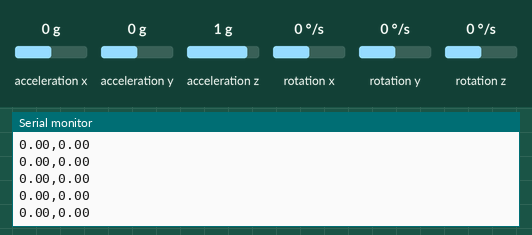
Simulated run of this sketch. Board: Arduino Uno, built with avr-gcc and run on an emulated ATmega328P. On the bench: the last lines printed to the serial monitor. The inputs (shaded band) are chosen by the test bench; at power-on: acceleration x 0 g, acceleration y 0 g, acceleration z 1 g, rotation x 0 °/s, rotation y 0 °/s, rotation z 0 °/s.

Above: at 1.2 s.
1.3 s: acceleration x set to -1.4 g
At 1.34 s:
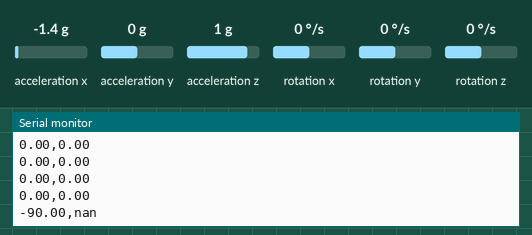
3.2 s: acceleration y set to -1.4 g
At 3.23 s:
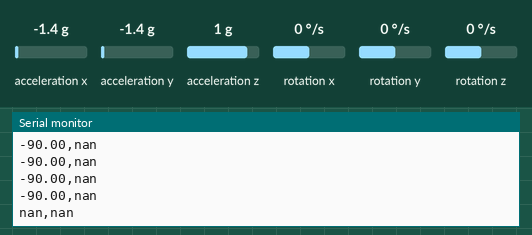
5.1 s: acceleration x set to -0.8 g
At 5.16 s:
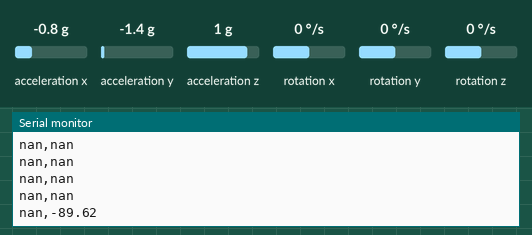
7.0 s: acceleration z set to -1.4 g
At 7.01 s:
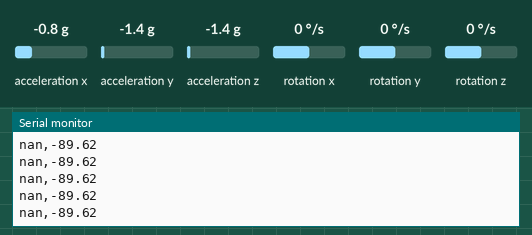

Measured:
- after the input at 1.3 s, the serial monitor: prints a new line at once (image 1)
- after the input at 3.2 s, the serial monitor: prints a new line at once (image 2)
- after the input at 5.1 s, the serial monitor: prints a new line after 0.05 s (image 3)

The sketch:

pitch_roll.ino
```cpp
#include <Wire.h>
#include <MPU6050.h>

MPU6050 mpu;

void setup() {
  Serial.begin(115200);
  Wire.begin();
  mpu.initialize();
}

void loop() {
  int16_t ax, ay, az;
  mpu.getAcceleration(&ax, &ay, &az);
  float pitch = atan2(ax, sqrt(ay * ay + az * az)) * 180 / PI;
  float roll  = atan2(ay, sqrt(ax * ax + az * az)) * 180 / PI;
  Serial.print(pitch);
  Serial.print(",");
  Serial.println(roll);
  delay(50);
}
```
